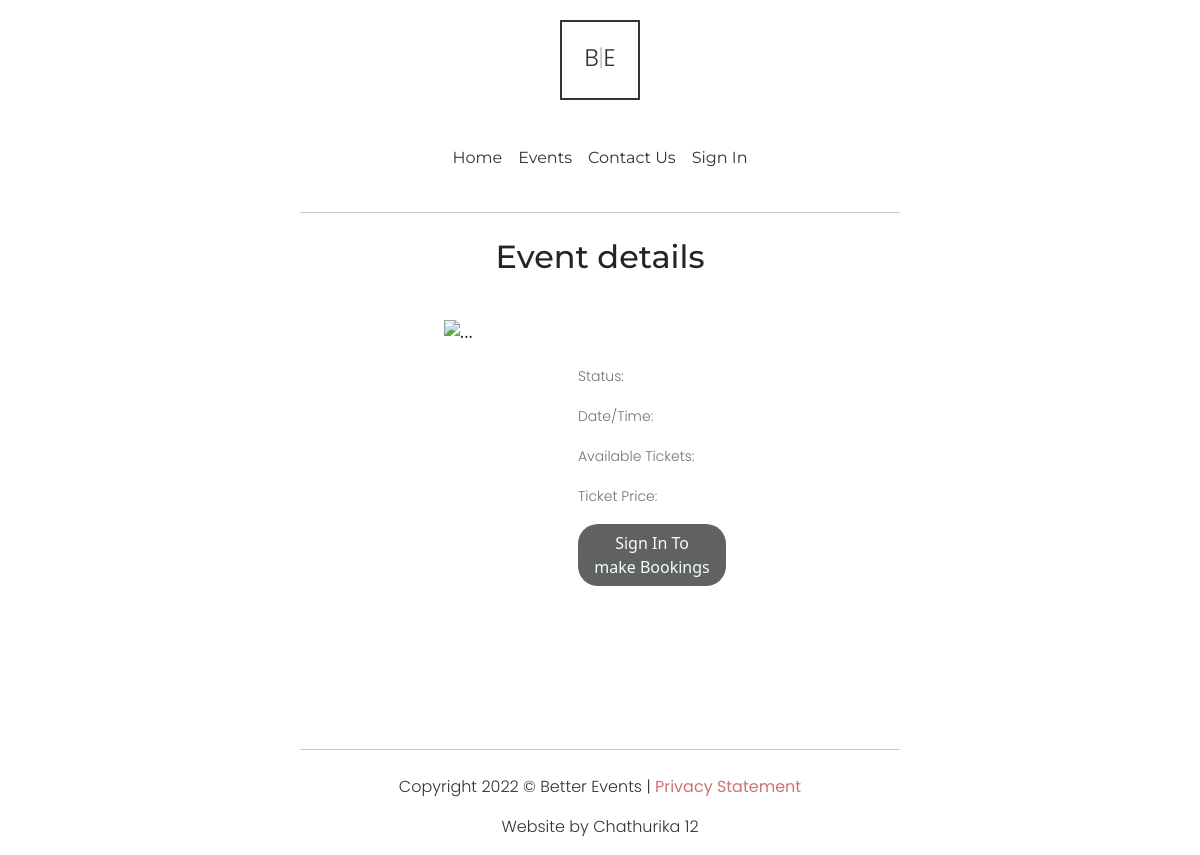
The page /events/3 on the database as committed earlier.
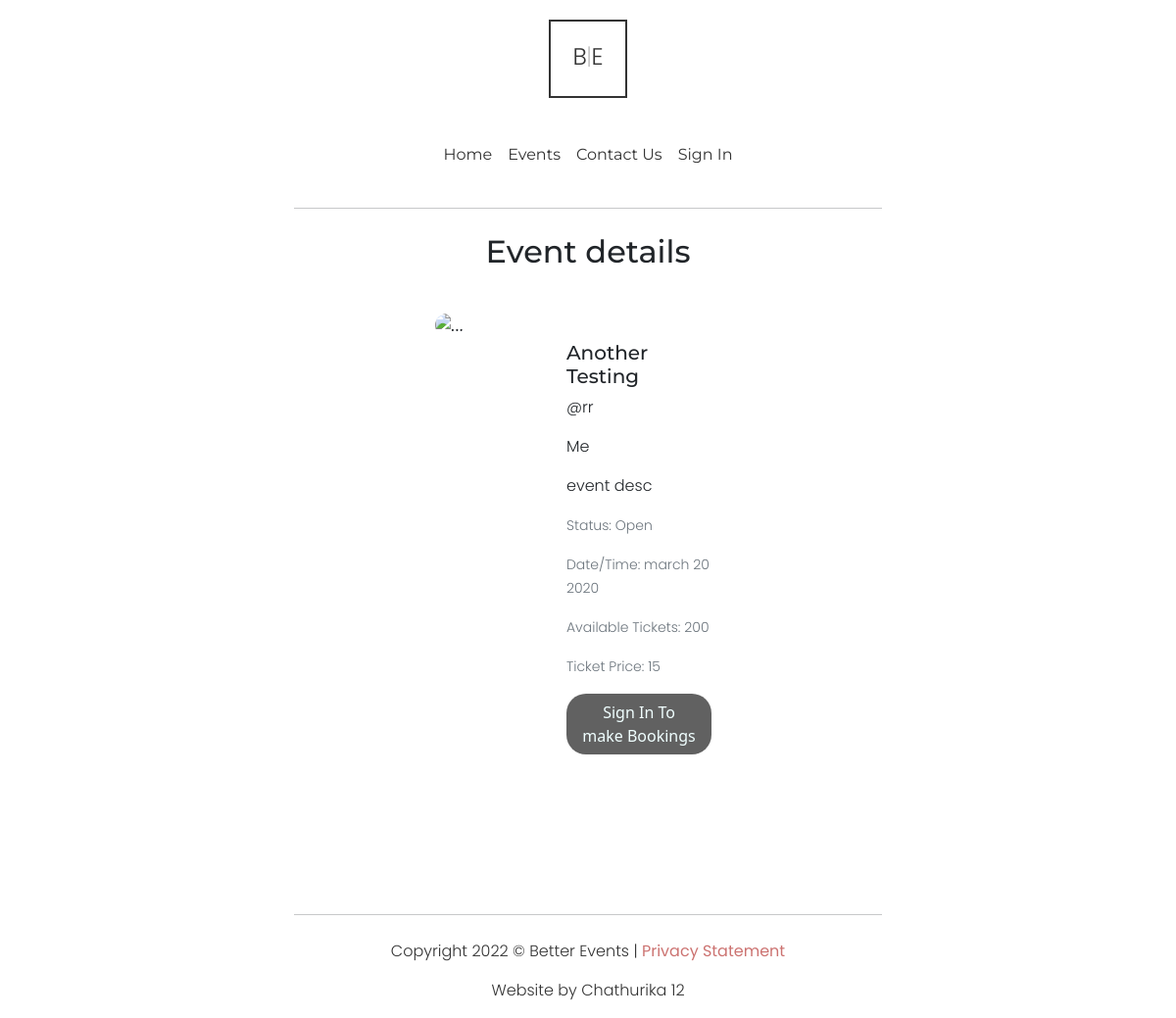
The same page on the database as committed later.
### website/models.py (models this page shows, shortened)
class Event(db.Model):
    __tablename__='events'
    id = db.Column(db.Integer, primary_key=True)
    status = db.Column(db.String(20), nullable=False, default='Unpublished')
    datetime = db.Column(db.String(30), index=True)
    speaker = db.Column(db.String(40), index=True)
    ownerid = db.Column(db.Integer)
    tickets = db.Column(db.Integer)
    price = db.Column(db.Integer)
    title = db.Column(db.String(40), index=True)
    description = db.Column(db.String(550), index=True)
    category = db.Column(db.String(40), index=True)
    imgurl = db.Column(db.String(200), index=True)

### website/views.py (the view)
@bp.route('/events/<eventid>', methods = ['GET', 'POST'])
def eventdetails(eventid):
    event = Event.query.filter_by(id=eventid).first()
    if type(event) == Event:
        owner = User.query.filter_by(id=event.ownerid).first()
        return render_template('eventdetails.html',imgurl=event.imgurl,
                                                   category = event.category,
                                                   speaker = event.speaker,
                                                   title=event.title,
                                                   description=event.description,
                                                   status=event.status,
                                                   datetime=event.datetime,
                                                   creator=f"@{owner.username}",
                                                   tickets=event.tickets,
                                                   ticketprice=event.price)
    return render_template('eventdetails.html')

### website/templates/eventdetails.html (shortened to what this page needs)
{% extends "base.html" %}
{% import "bootstrap/wtf.html" as wtf %}
{% block content %}
<hr>
 <div>
    <h2 class="spacertxt">Event details</h2>
  </div>
  <div class="container card card-body EventContainer">
    <div class="card mb-3 smolevent eventhero" >
      <div class="row g-0">
        <div class="col-md-12 col-lg-4">
          <img src={{imgurl}} class="img-fluid eventheroimg" alt="...">
        </div>
        <div class="col-md-12 col-lg-8">
          <div class="card-body smolcardbody">
            <h5 class="card-title">{{title}}</h5>
            <p class="card-text">{{creator}}</p>
            <p class="card-text">{{speaker}}</p>
            <p class="card-text">{{description}}</p>
            <p class="card-text"><small class="text-muted">Status: {{status}}</small></p>
            <p class="card-text"><small class="text-muted">Date/Time: {{datetime}}</small></p>
            <p class="card-text"><small class="text-muted">Available Tickets: {{tickets}}</small></p>
            <p class="card-text"><small class="text-muted">Ticket Price: {{ticketprice}}</small></p>
            {% if current_user.is_authenticated %}
                {% if status == "Open" and tickets >= 1 %}
                <a href="" class="btn eventinfobut" data-bs-toggle="modal" data-bs-target="#exampleModal">Book Tickets</a>
                {% else %}
                <p class="card-text"><small class="">Bookings Not Available</small></p>
                {% endif %}
            {% else %}
            <a href="/login" class="btn eventinfobut" >Sign In To make Bookings</a>
            {% endif %}
          </div>
        </div>
      </div>
    </div>
  </div>
{% endblock %}

### website/templates/base.html (shortened to what this page needs)
<!DOCTYPE html>
<html lang="en">
<head>
    <link href="https://cdn.jsdelivr.net/npm/bootstrap@5.2.0/dist/css/bootstrap.min.css" rel="stylesheet">
    <link href="../static/style.css" rel="stylesheet">
</head>
<body>
    <div class="col-sm-12">
        <a href="/" >
        <div class="sitelogo">
          <p>B<span class="sitelogospan">|</span>E</p>
        </div>
        </a>
      </div>
      <nav class="navbar navbar-expand-sm col-sm-12">
        <div class="container-fluid">
            <div class="collapse navbar-collapse" id="navbarSupportedContent">
            <ul class="nav justify-content-center navbar-nav me-auto mb-2 mb-lg-0 ">
              <li class="nav-item">
                <a class="nav-link" aria-current="page" href="/">Home</a>
              </li>
              <li class="nav-item">
                <a class="nav-link" href="/events">Events</a>
              </li>
              <li class="nav-item">
                <a class="nav-link" href="/contact">Contact Us</a>
              </li>
              {% if current_user.is_authenticated %}
              <li class="nav-item">
                <a class="nav-link" href="/account">Account</a>
              </li>
              <li class="nav-item">
                <a class="nav-link" href="{{ url_for('auth.logout') }}">Sign Out</a>
              </li>
              {% else %}
              <li class="nav-item">
                <a class="nav-link" href="{{ url_for('auth.login') }}">Sign In</a>
              </li>
              {% endif %}
            </ul>
          </div>
        </div>
      </nav>
    {% block content %}
    {% endblock %}
      <hr class="footerhr">
      <div class="footer">
        <p>Copyright 2022 © Better Events | <a class="alink" href="/">Privacy Statement</a></p>
        <p>Website by Chathurika 12</p>
    </div>
</body>
</html>

### website/static/style.css (style rules this page uses)
html { scroll-behavior: smooth; }
h1,h2,h3,h4,h5,h6 { font-family: 'Montserrat', sans-serif; }
p { font-family: 'Poppins', sans-serif; font-weight: 300; }
a { text-decoration: none; }
a.alink { color: #cc7371; font-weight: 400; }
ul { margin: 10px auto; }
a.btn { border-radius: 20px; padding: 7px 15px; background-color: #616161; border: none; color: azure; }
a.nav-link { transition: transform 0.3s; font-family: 'Montserrat', sans-serif; color: #333333; border-bottom: transparent solid 1px; user-select: none; }
hr { width: 50%; margin: 25px auto; }
div.footer { color: #333333; text-align: center; }
hr.footerhr { margin-top: 100px; }
.spacertxt { text-align: center; margin-bottom: 25px; font-family: 'Montserrat', sans-serif; }
.sitelogo { transition: scale 0.3s, background-color 0.5s; color: #333333; font-weight: 400; font-size: 24px; letter-spacing: 20; text-align: center; padding-top: 18px; margin: 20px auto; border: #333333 solid 2px; width: 80px; height: 80px; user-select: none; }
.sitelogospan { font-weight: 100; user-select: none; }
div.collapse { border: transparent; }
.EventContainer { border: transparent; display: flex; justify-content: center; align-items: center; }
.eventheroimg { height: 100%; background-position: center; background-size: cover; background-repeat: no-repeat; border-radius: 20px; }
.eventhero { border-color: transparent; }
.smolevent { border-radius: 20px; }
.smolcardbody { padding: 30px; }
.eventinfobut { color: azure; }

Rows that differ between the two databases and show on the page:
added Event: title "Another Testing", speaker "Me", description "event desc", status "Open", datetime "march 20 2020"
Other text that changed with them:
{{ creator }}: (not shown) → "@rr"
{{ tickets }}: (not shown) → "200"
{{ ticketprice }}: (not shown) → "15"
